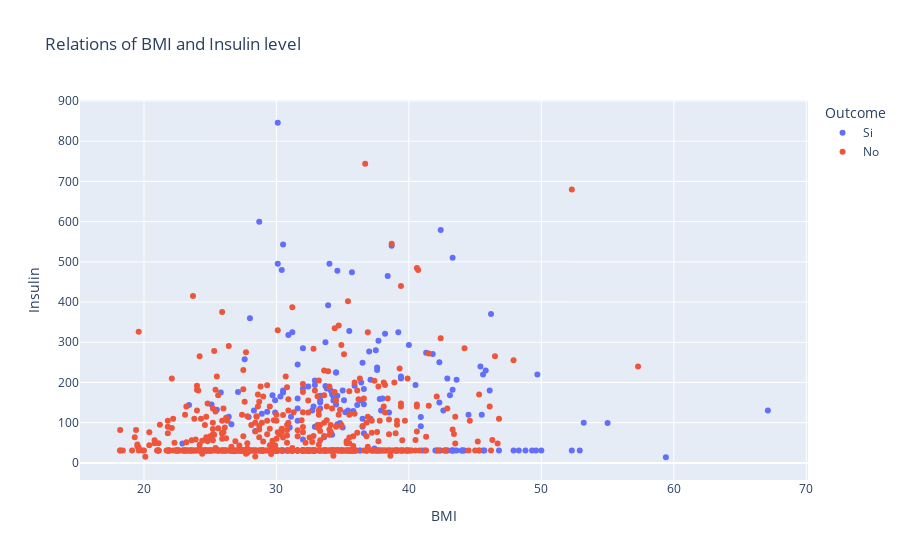

The code cell stored with this chart in its notebook:
### Code cell
fig = px.scatter(df, color='Outcome', x='BMI', y='Insulin', title='Relations of BMI and Insulin level')
fig.show()

### Figure 1 — Plotly figure (JSON) as saved in the notebook; plotly's stock layout.template omitted (floating-point values rounded to 4 significant figures; data arrays with more than 128 entries replaced by an {"elided": "..."} marker saying what was removed)
{"data": [{"hovertemplate": "Outcome=Si<br>BMI=%{x}<br>Insulin=%{y}<extra></extra>", "legendgroup": "Si", "marker": {"color": "#636efa", "symbol": "circle"}, "mode": "markers", "name": "Si", "orientation": "v", "showlegend": true, "type": "scatter", "x": {"elided": "268 float values"}, "xaxis": "x", "y": {"elided": "268 float values"}, "yaxis": "y"}, {"hovertemplate": "Outcome=No<br>BMI=%{x}<br>Insulin=%{y}<extra></extra>", "legendgroup": "No", "marker": {"color": "#EF553B", "symbol": "circle"}, "mode": "markers", "name": "No", "orientation": "v", "showlegend": true, "type": "scatter", "x": {"elided": "500 float values"}, "xaxis": "x", "y": {"elided": "500 float values"}, "yaxis": "y"}], "layout": {"legend": {"title": {"text": "Outcome"}, "tracegroupgap": 0}, "title": {"text": "Relations of BMI and Insulin level"}, "xaxis": {"anchor": "y", "domain": [0, 1], "title": {"text": "BMI"}}, "yaxis": {"anchor": "x", "domain": [0, 1], "title": {"text": "Insulin"}}}}
